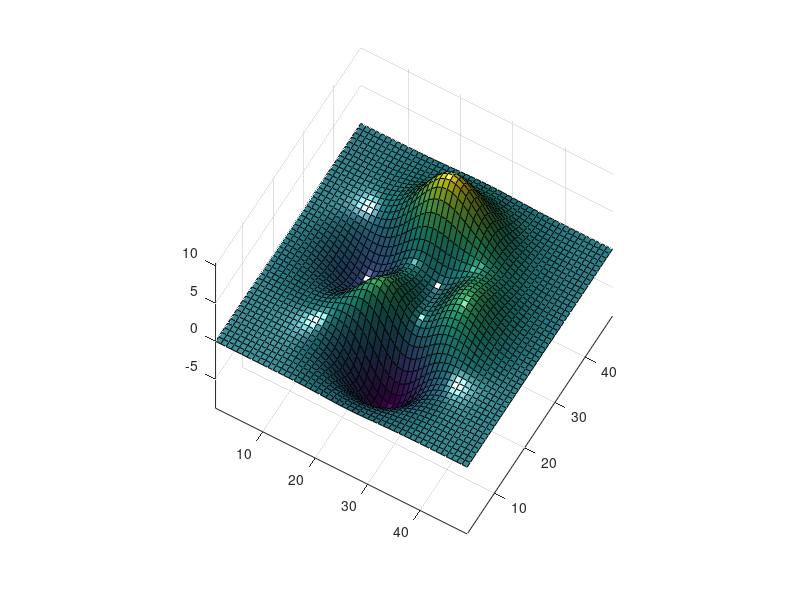

Reproduce this figure in MATLAB. (Note: this script raises an error after producing the figure.)
clear all; close all


%% case 1
fprintf('\n\n\nCase 1\n')

surf(peaks)
axis vis3d
h = camlight('left');
a = get(gca);
set(gca,'view',[30,60])
b = get(gca);
b.junk = 'test';
[match, er1, er2] = compstruct(a,b,1);
match
er1
list_struct(er1)
er2
list_struct(er2)

fprintf('\n\n\n\n\n');

if menu('Run next test?','Yes','No') - 1; error('Stop run'); end

%% case 2

clear all; close all
fprintf('\n\n\nCase 2\n')

% first struct
a(1).a = 1;
a(2).a = 2;
a(1).b.a = 'test';
a(2).b.a = 'test';
a(1).b.b = cellstr('a');
a(2).b.b = cellstr('a');
a(1).b.c = 1==1;
a(2).b.c = 1==1;
a(1).c = single([1 2 3]);
a(2).c = single([1 2 3]);
a(1).d(1).a = int8(2);
a(1).d(2).a = uint8(2);
a(1).d(3).a = int16(2);
a(1).d(4).a = uint16(2);
a(1).d(5).a = int32(2);
a(1).d(6).a = uint32(2);
a(1).d(7).a = int64(2);
a(1).d(8).a = uint64(2);
a(2).d(1).a = int8(2);
a(2).d(2).a = uint8(2);
a(2).d(3).a = int16(2);
a(2).d(4).a = uint16(2);
a(2).d(5).a = int32(2);
a(2).d(6).a = uint32(2);
a(2).d(7).a = int64(2);
a(2).d(8).a = uint64(2);
a(1).e = @(x)sin(x);
a(2).e = @(x)sin(x);
a(1).f = 1;
a(1).j = [1.1 2.2 3.3];
a(1).k = @(x)sin(x);



% second struct
b = a;
b(2).a = 1;
b(2).b.a = 'x';
b(2).b.b = cellstr('b');
b(2).b.c = 1==2;
b(2).c = single([1 2 5]);
b(2).d(1).a = int8(4);
b(2).d(2).a = uint8(54);
b(2).d(3).a = int16(5);
b(2).d(4).a = uint16(65);
b(2).d(5).a = int32(7);
b(2).d(6).a = uint32(7);
b(2).d(7).a = int64(7);
b(2).d(8).a = uint64(7);
b(2).e = @(x)tan(x);
b(1).f = 1+1e-8;
b(1).j = single(a(1).j);


% non-match
a(2).h = 1;
b(1).g = 1;
b(2).i.a = 'r';
b(3) = b(2);
b(4) = b(2);
x = .5; a(2).k = @(x)sin(x);
x = .25; b(2).k = @(x)sin(x);
a(1).l.a = 1;
b(1).l.c = 2;

a(1).o = 't';
b(1).o = 5;

% wrong order fields
a(1).m.a = 1; a(1).m.b = 1;
a(1).n.a = 1; a(1).n.b = 1;
b(1).n.b = 1; b(1).n.a = 1;
b(1).m.b = 1; b(1).m.a = 1;

[match, er1, er2] = compstruct(a,b,1,0,1e-3);

match
er1
er2

if menu('Run next test?','Yes','No') - 1; error('Stop run'); end



%% case 3
clear all; close all
fprintf('\n\n\nCase 3\n')

a.a = 1; b.a = 1;
a.b = 2; b.b = 1;
a.c.a = 1; a.c.b = 2; b.c = 1;
a.d = cellstr('test')'; b.d = cellstr('test')'; 
a.e = cellstr('test')'; b.e = cellstr('a')'; 
a.f = 'tt'; b.f = 'tt';
a.g = 'tt'; b.g = 't';
a.h.a = 1; b.h.b = 1;
a.i.a = 1;
a.j.a = @sin; b.j.a = @sin;
a.j.b = @sin; b.j.b = @cos;
x = .1; a.j.c = @(x) sin(x); x = .5; b.j.c = @(x) sin(x); 
a(2) = a(1); b(2) = b(1); a(3) = a(1);


[match, er1, er2] = compstruct(a,b);
match
list_struct(match)
er1
list_struct(er1)
er2
list_struct(er2)

if menu('Run next test?','Yes','No') - 1; error('Stop run'); end


%% case 4
clear all; close all
fprintf('\n\n\nCase 4\n')


str = char(97:122);

% build structure
for ii = 1:26
	stu1.(str(ii)) = rand(ceil(5*rand(1)),ceil(5*rand(1)));
end
stu2 = stu1;
for ii = 1:26
	if round(rand(1))
		if rand(1) > 0.3
			if round(rand)
				stu2.(str(ii)) = rand(size(stu2.(str(ii))));
			else
				stu2.(str(ii)) = stu2.(str(ii)) + 1e-8;
			end
		else
			stu2.(str(ii)) = rand(ceil(5*rand(1)),ceil(5*rand(1)));
		end
	end
end

[match, er1, er2] = compstruct(stu1,stu2);
match
er1
list_struct(er1)
er2
list_struct(er2)
